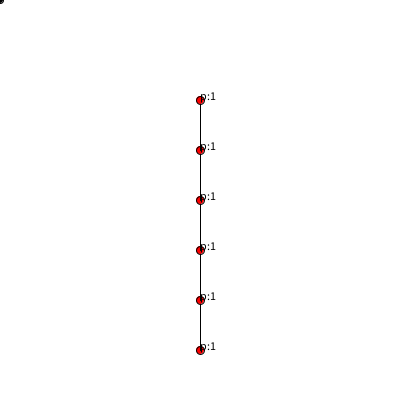
Frame 1 (no input)
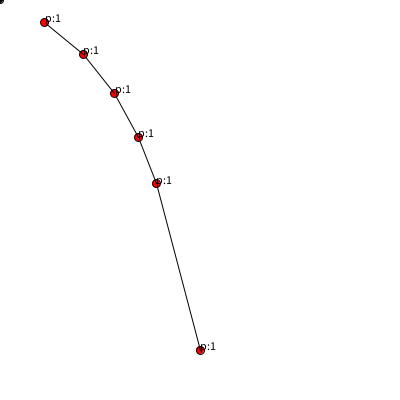
Frame 60 (the mouse pressed at the canvas centre just before this capture)
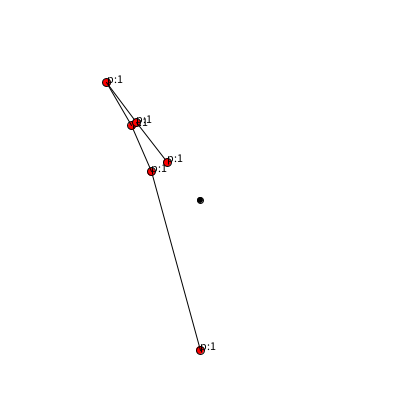
Frame 120 (the mouse held since frame 60 and released just before this capture)

The Processing sketch that drew these frames (run headless with seeded random() and noise(); from frame 60 on, the mouse is pressed at the canvas centre):

// Processing sketch: week14_7_ik_inverse_kinematics_part5
// ── week14_7_ik_inverse_kinematics_part5.pde
// week14_7_ik_inverse_kinematics_part5
// 用簡單的線段，來解真的 ID 的運算
void setup(){
  size(400, 400);
  for(int i=0; i<6; i++){ // 把頂點從下到上放好
    p[i] = new PVector(200, 350-50*i);
  }
}
PVector [] p = new PVector[6]; // 有6個頂點
void draw(){
  background(255);
  for(int i=0; i<6; i++){ // 用迴圈，畫點、畫字
    if(i>0) line(p[i-1].x, p[i-1].y, p[i].x, p[i].y);
    fill(255, 0, 0); // 紅色的圈圈
    ellipse(p[i].x, p[i].y, 8, 8);
    fill(0); // 黑色的字
    text("p:"+1,p[i].x, p[i].y); // 字往右一點點
  }
  PVector now = new PVector(mouseX, mouseY); //現在的位置
  for(int i=5; i>0; i--){
    PVector v = PVector.sub(now, p[i]).normalize().mult(50); // 短向量
    // 因為長度限制為50， 所以長向量 先長度變成1 再乘上50
    p[i].x = now.x - v.x; // 新的位置，是中心，再加上長度50這小段
    p[i].y = now.y - v.y; // 新的位置，是中心，再加上長度50這小段
    now = p[i];
  }
  ellipse(mouseX, mouseY, 6, 6); //滑鼠也有一個小點，要控制座標移動
  //line(p[4].x, p[4].y, mouseX, mouseY);
}
